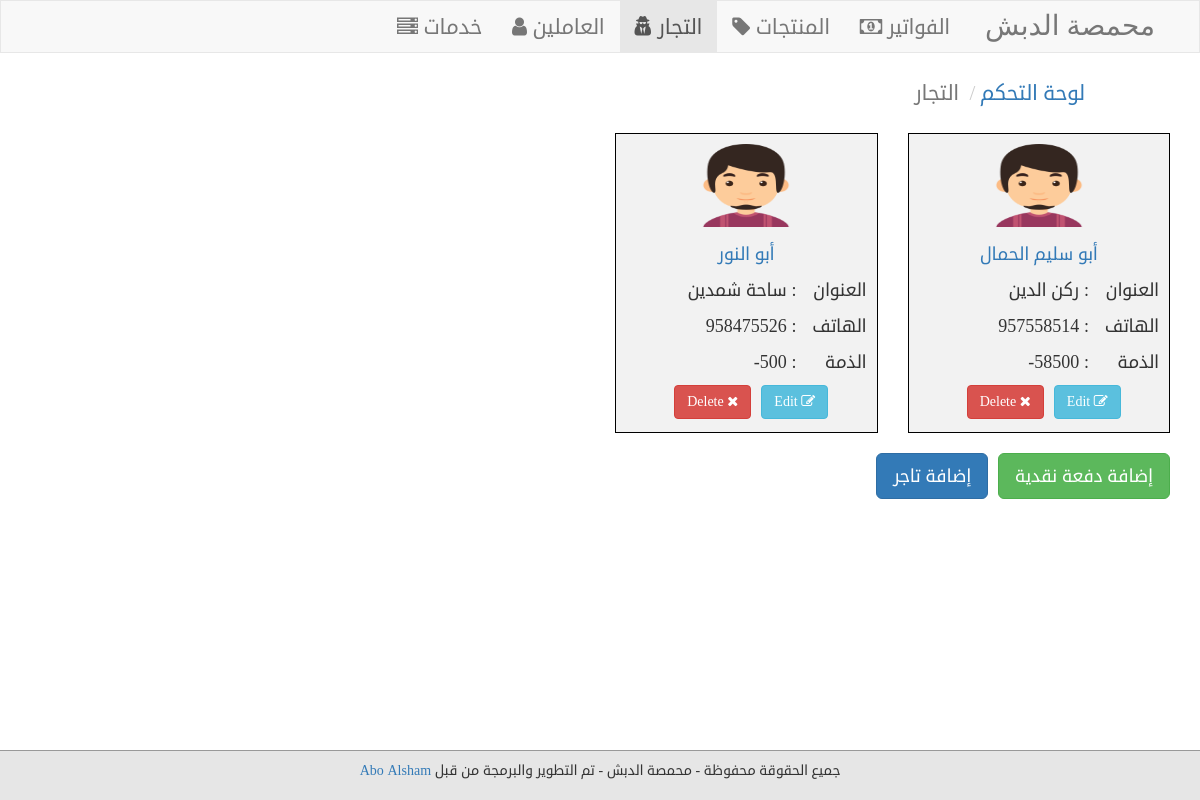
Page /vip.php (signed in) on the committed database.
### tables this page shows
CREATE TABLE IF NOT EXISTS `vip` (
  `id` int(11) NOT NULL AUTO_INCREMENT,
  `Balance` int(11) NOT NULL DEFAULT '0',
  `id_person` int(11) NOT NULL,
  PRIMARY KEY (`id`),
  UNIQUE KEY `id_person` (`id_person`)
);

CREATE TABLE IF NOT EXISTS `person` (
  `id` int(11) NOT NULL AUTO_INCREMENT,
  `Name` varchar(255) NOT NULL,
  `Address` varchar(255) NOT NULL,
  `Phone` int(11) NOT NULL,
  PRIMARY KEY (`id`)
);

### vip.php (the view, shortened to what this page needs)
<?php
if(isset($_SESSION['user'])){
    include "init.php";
    include $templates."header.php";
    include $templates."navbar-manager.php";
    if(isset($_GET['action'])){
		$action = $_GET['action'];
	}
	else {
		$action = 'manage';
    }
    $link=array(array("link"=>"dashboard.php","name"=>"لوحة التحكم"),
    array("link"=>"vip.php","name"=>"التجار"));
    if($action == 'manage'){
        $vips = getAllFrom("vip v INNER JOIN person p ON v.id_person = p.id");
        echo '<div class="container container-box ">';
         if(empty(!$vips)){
            echo '<div class="row ">';
            foreach($vips as $vip){
            echo '<div class="col-lg-3 col-md-4 col-sm-6 col-xs-12 pull-right">';
                echo '<div class="emp vip">';
                        echo "<img src='layout/img/boy-1.png' class='img-responsive center-block'>";
                    echo '<ul class="list-unstyled">';
                            echo "<a href='?action=profile&id=";
                            echo $vip['id'];
                            echo "'>";
                            echo '<li class="text-center">';
                            echo $vip['Name'];
                            echo '</li>';
                            echo "</a>";
                            echo '<li>';
                            echo $vip['Address']." :<span>العنوان</span>";
                            echo '</li>';
                            echo '<li>';
                            echo $vip['Phone']." :<span>الهاتف</span>";
                            echo '</li>';
                            echo '<li>';
                            echo $vip['Balance']." :<span>الذمة</span>";
                            echo '</li>';
                            if(isset($_SESSION['user'])){
                                echo '<li class="text-center">';
                                echo "<a href='?action=delete&vipid=".$vip['id_person']."' class='btn btn-danger'>Delete <i class='fa fa-close'></i></a>";
                                echo "<a href='?action=edit&vipid=".$vip['id_person']."' class='btn btn-info'>Edit <i class='fa fa-edit'></i></a>";
                                echo '</li>';
                            }
                        echo'</ul>';
                    echo '</div>';
                echo '</div>';
            }
            echo '</div> ';
            echo '<div class="add-emp pull-right">';
                echo '<a href="?action=add" class="btn btn-primary btn-lg">';
                echo 'إضافة تاجر';
                echo "</a>";
                echo '<a href="?action=addcash" class="btn btn-success btn-lg" style="margin-left:10px;">';
                echo 'إضافة دفعة نقدية';
                echo "</a>";
            echo "</div>";
        }
        else {
            echo '<div class="text-center no-emp">';
                echo "<h1>لا يوجد تجار لعرضهم</h1>";
                echo '<hr class="custom-hr">';
                echo '<a href="?action=add" class="btn btn-primary">';
                echo 'إضافة تاجر';
                echo "</a>";
            echo '</div>';
        }
        echo '</div> ';
    }
    elseif($action == 'add'){
    array_push($link,array('link'=>'#','name'=>'إضافة تاجر'));?>
    <div class="information block container-box">
     	<div class="container">
     	<div class="panel panel-default">
     		<div class="panel-heading">إضافة تاجر جديد</div>
     		   <div class="panel-body">
                 <div class="row">
                 <div class=" col-md-4">
                        <div class="thumbnail emp emp-add vip-add live-preview">
                            <img src="layout/img/boy-1.png" class="img-responsive img-circle" />
                            <ul class="list-unstyled">
                            <li class="text-center">
                               <span class="name-emp">الاسم</span>
                            </li>
                            <li>
                             <span class="address"></span> :<span>العنوان</span>
                            </li>
                            <li>
                             <span class="phone"></span> :<span>الهاتف</span>
                            </li>
                        </ul>
                        </div>
                   </div>
                   <div class="col-md-8">
    <form class="form-horizontal" method="POST" action="?action=insert">
          <div class="form-group form-group-lg">
            <label class="col-lg-3 col-lg-push-9 control-label">الاسم</label>
            <div class="col-lg-9 col-lg-pull-3">
              <input type="text" name="name" class="form-control live-name"
               required="required">
            </div>
          </div>
          <div class="form-group form-group-lg">
            <label class="col-lg-3 col-lg-push-9  control-label">العنوان</label>
            <div class="col-lg-9 col-lg-pull-3">
              <input type="text" name="address" class="form-control live-address"   required="required">
            </div>
          </div>
          <div class="form-group form-group-lg">
            <label class="col-lg-3 col-lg-push-9  control-label">الهاتف</label>
            <div class="col-lg-9 col-lg-pull-3">
              <input type="text" name="phone" class="form-control live-phone"  required="required">
            </div>
          </div>
          <div class="form-group form-group-lg">
            <div class="col-sm-9">
              <input type="submit" value="إضافة تاجر"  class="btn btn-success btn-lg btn-block">
            </div>
          </div>
        </form>
    </div>
                </div>
    <?php }
    elseif($action == 'addcash'){
        array_push($link,array('link'=>'#','name'=>'إضافة دفعة نقدية'));?>
    <div class="container container-box">
       <form class="form-horizontal" method="POST" action="?action=insertcash">
                    <div class="form-group">
                        <label class="col-sm-3 col-sm-push-7 control-label text-center">المبلغ</label>
                        <div class="col-sm-5 ">
                            <input type="number"
                                name="value"
                                class="form-control"
                                autocomplete="off"
                                required="required">
                        </div>
                    </div>
                <div class="form-group">
                        <label class="col-sm-3 col-sm-push-7 control-label text-center">اسم التاجر</label>
                        <div class="col-sm-5 ">
                            <select name="vip" class="form-control">
                                <option value="0">...</option>
                                <?php
                                    $users = query("select v.* , p.Name From vip v INNER JOIN person p on p.id = v.id_person");
                                    foreach ($users as $user ) {
                                        echo "<option value='".$user['id']."'>".$user['Name']."</option>";
                                    }
                                ?>
                            </select>
                        </div>
                    </div>
                    <div class="form-group">
                        <label class="col-sm-3 col-sm-push-7 control-label text-center">التاريخ</label>
                        <div class="col-sm-5 ">
                            <input type="date"
                                name="date"
                                class="form-control"
                                autocomplete="off"
                                required="required">
                        </div>
                    </div>
                     <div class="form-group">
                            <div class="col-sm-offset-3 col-sm-7">
                                <input type="submit"
                                        value="إضافة دفعة نقدية"
                                        class="btn btn-success btn-block">
                            </div>
                    </div>
              </form>
              </div>
   <?php }
   elseif($action == 'insertcash'){
    if($_SERVER['REQUEST_METHOD'] == 'POST'){
        $value = $_POST['value'];
        $vip = $_POST['vip'];
        $date = $_POST['date'];
    echo $value.'  '.$vip.'   '.$date;
        $formErrors = array();
        if(empty($formErrors)){
            $stmt = $con->prepare("INSERT INTO
            cash(Value,Date,vip_id)
            VALUES(:val , :datee , :vip)");
          $stmt->execute(array(
            'val' => $value ,
            'datee' => $date,
            'vip' => $vip
            ));
            $old_balance = getOneRecord("Balance", "vip" , "id" ,$vip);
            $new_balance = $old_balance['Balance'] - $value;
            $stmt1 = $con->prepare("UPDATE `roastery`.`vip` SET `Balance` = ? WHERE `vip`.`id` = ?");
            $stmt1->execute(array($new_balance,$vip));
            if($stmt && $stmt1) {
                header('Location: vip.php');
              }
        }
    }
   }
    elseif($action == 'insert'){
         if($_SERVER['REQUEST_METHOD'] == 'POST'){
            $name = $_POST['name'];
            $phone = $_POST['phone'];
            $address = $_POST['address'];
            $formErrors = array();
            if(empty($formErrors)){
                $lastID= getLastRecord("id","person","id");
                $id = $lastID['id']+1;
                $stmt = $con->prepare("INSERT INTO
                  person(id,Name,Address,Phone)
                  VALUES(:ID , :name , :address , :phone)");
                $stmt->execute(array(
                  'ID' => $id ,
                  'name' => $name,
                  'address' => $address,
                  'phone' => $phone
                  ));
                $stmt2 = $con->prepare("INSERT INTO
                  vip(id_person)
                  VALUES(:id_p)");
                $stmt2->execute(array(
                  'id_p'  => $id
                  ));
                  if($stmt && $stmt2) {
                    header('Location: vip.php');
                  }
                 }
          }
    }
    elseif($action == 'delete'){
        $vipid=$_GET['vipid'] && is_numeric($_GET['vipid']) ?intval($_GET['vipid']) : header('Location:vip.php');
		$stmt1 = $con->prepare("SELECT * FROM vip WHERE id_person = ? LIMIT 1");
     	$stmt1->execute(array($vipid));
        $count1 = $stmt1->rowCount();
        $stmt2 = $con->prepare("SELECT * FROM person WHERE id = ? LIMIT 1");
     	$stmt2->execute(array($vipid));
     	$count2 = $stmt2->rowCount();
     	if($count1 > 0 && $count2 > 0){
     		$stmt1 = $con->prepare("DELETE FROM vip WHERE id_person = :id");
     		$stmt1->bindParam(":id" ,$vipid );
            $stmt1->execute();
            $stmt2 = $con->prepare("DELETE FROM person WHERE id = :id");
     		$stmt2->bindParam(":id" ,$vipid );
     		$stmt2->execute();
            header('Location: vip.php');
     	}
    }
    elseif($action == 'edit'){
        if(isset($_GET['vipid']) && is_numeric($_GET['vipid'])){
          $vipid = $_GET['vipid'];
        } else {
            header('Location: vip.php');
        }
        array_push($link,array('link'=>'#','name'=>'تعديل بيانات'));
        $vip = getOneRecord("*","vip v INNER JOIN person p ON v.id_person = p.id","v.id_person",$vipid);
        ?>
<div class="information block">
     	<div class="container container-box">
     	<div class="panel panel-default">
     		<div class="panel-heading"> تعديل بيانات | <?php echo $vip['Name']; ?> </div>
     		   <div class="panel-body">
                 <div class="row">
                 <div class=" col-md-4">
                        <div class="thumbnail emp emp-add live-preview">
                            <img src="layout/img/boy-1.png" class="img-responsive img-circle" />
                            <ul class="list-unstyled">
                            <li class="text-center">
                               <span class="name-emp"> <?php echo $vip['Name']; ?></span>
                            </li>
                            <li>
                             <span class="address"> <?php echo $vip['Address']; ?></span> :<span>العنوان</span>
                            </li>
                            <li>
                             <span class="phone"> <?php echo $vip['Phone']; ?></span> :<span>الهاتف</span>
                            </li>
                        </ul>
                        </div>
                   </div>
    <div class="col-md-8">
        <form class="form-horizontal" method="POST" action="?action=update">
        <input type="hidden" name="empid" value="<?php echo $vipid; ?>">
          <div class="form-group form-group-lg">
            <label class="col-lg-3 col-lg-push-9 control-label">الاسم</label>
            <div class="col-lg-9 col-lg-pull-3">
              <input type="text" name="name" class="form-control live-name"
               required="required"
               value=" <?php echo $vip['Name']; ?>">
            </div>
          </div>
          <div class="form-group form-group-lg">
            <label class="col-lg-3 col-lg-push-9  control-label">العنوان</label>
            <div class="col-lg-9 col-lg-pull-3">
              <input type="text" name="address" class="form-control live-address"   required="required"
              value=" <?php echo $vip['Address']; ?>">
            </div>
          </div>
          <div class="form-group form-group-lg">
            <label class="col-lg-3 col-lg-push-9  control-label">الهاتف</label>
            <div class="col-lg-9 col-lg-pull-3">
              <input type="text" name="phone" class="form-control live-phone"
              value=" <?php echo $vip['Phone']; ?>">
            </div>
          </div>
          <div class="form-group form-group-lg">
            <div class="col-sm-9">
              <input type="submit" value="تعديل"  class="btn btn-success btn-lg btn-block">
            </div>
          </div>
        </form>
    </div>
                </div>
   <?php }
   elseif($action == 'update'){
            if($_SERVER['REQUEST_METHOD'] == 'POST'){
            $id = $_POST['empid'];
            $name = $_POST['name'];
            $address = $_POST['address'];
            $phone = $_POST['phone'];
            $formErrors = array();
            if(empty($formErrors)){
                    $stmt2 = $con->prepare("UPDATE person SET
                                Name =?, Address =? , Phone=?
                                WHERE id = ?");
                    $stmt2->execute(array($name,$address,$phone ,$id));
                    if($stmt2) {
                        header('Location: vip.php');
                    }
                } }
   }
   elseif ($action == 'profile') {
    if(isset($_GET['id']) && is_numeric($_GET['id'])){
        $id = $_GET['id'];
      } else {
        $id =0;
      }
      $stmt1 = $con->prepare("SELECT p.* , v.Balance FROM vip v inner join person p on p.id = v.id_person and  p.id =? LIMIT 1");
      $stmt1->execute(array($id));
      $info = $stmt1->fetch();
      array_push($link,array('link'=>'#','name'=>$info['Name']));
        $stmt2 = $con->prepare("SELECT b.* , p.Name , p.id IDP , sum(i.Price) as Value FROM bills b inner join bill_item i inner join vip v inner join person p on b.vip_id = v.id and v.id_person = p.id and b.id = i.bill_id  and p.id=?  group by(b.id)");
        $stmt2->execute(array($id));
        $bills = $stmt2->fetchAll();
        $stmt3 = $con->prepare("SELECT c.* FROM cash c inner join vip v inner join person p on c.vip_id = v.id AND v.id_person = p.id AND p.id=? order by c.id DESC");
        $stmt3->execute(array($id));
        $cash = $stmt3->fetchAll();
      VipInfo($info , $bills , $cash);
   }
    include $templates."footer.php";
} else {
    header('Location: index.php');
	exit();
}

### rows in the picture
vip: id_person.Name "أبو سليم الحمال", id_person.Address "ركن الدين", id_person.Phone "957558514", Balance "-58500"
vip: id_person.Name "أبو النور", id_person.Address "ساحة شمدين", id_person.Phone "958475526", Balance "-500"

### other values in the picture
$item['name'] "لوحة التحكم"
$item['name'] "التجار"
